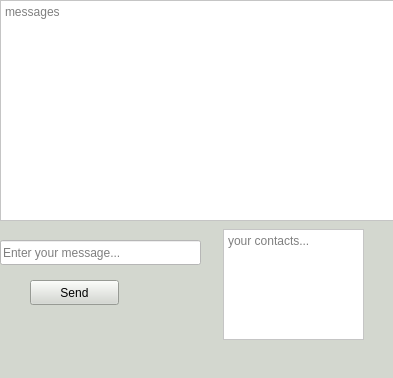
<?xml version="1.0" encoding="UTF-8"?>
<ui version="4.0">
 <class>MainWindow</class>
 <widget class="QMainWindow" name="MainWindow">
  <property name="geometry">
   <rect>
    <x>0</x>
    <y>0</y>
    <width>393</width>
    <height>378</height>
   </rect>
  </property>
  <property name="windowTitle">
   <string>MainWindow</string>
  </property>
  <property name="styleSheet">
   <string notr="true">background-color: rgb(211, 215, 207);</string>
  </property>
  <widget class="QWidget" name="centralwidget">
   <widget class="QPushButton" name="SendButton">
    <property name="geometry">
     <rect>
      <x>30</x>
      <y>280</y>
      <width>89</width>
      <height>25</height>
     </rect>
    </property>
    <property name="text">
     <string>Send</string>
    </property>
   </widget>
   <widget class="QPlainTextEdit" name="plainTextEdit">
    <property name="geometry">
     <rect>
      <x>0</x>
      <y>0</y>
      <width>401</width>
      <height>221</height>
     </rect>
    </property>
    <property name="styleSheet">
     <string notr="true">background-color: rgb(255, 255, 255);</string>
    </property>
    <property name="readOnly">
     <bool>true</bool>
    </property>
    <property name="placeholderText">
     <string>messages</string>
    </property>
   </widget>
   <widget class="QLineEdit" name="lineEdit">
    <property name="geometry">
     <rect>
      <x>0</x>
      <y>240</y>
      <width>201</width>
      <height>25</height>
     </rect>
    </property>
    <property name="styleSheet">
     <string notr="true">background-color: rgb(255, 255, 255);</string>
    </property>
    <property name="placeholderText">
     <string>Enter your message...</string>
    </property>
   </widget>
   <widget class="QPlainTextEdit" name="ContactsEdit">
    <property name="geometry">
     <rect>
      <x>223</x>
      <y>229</y>
      <width>141</width>
      <height>111</height>
     </rect>
    </property>
    <property name="styleSheet">
     <string notr="true">background-color: rgb(255, 255, 255);</string>
    </property>
    <property name="placeholderText">
     <string>your contacts...</string>
    </property>
   </widget>
  </widget>
  <widget class="QMenuBar" name="menubar">
   <property name="geometry">
    <rect>
     <x>0</x>
     <y>0</y>
     <width>393</width>
     <height>22</height>
    </rect>
   </property>
  </widget>
  <widget class="QStatusBar" name="statusbar"/>
 </widget>
 <resources/>
 <connections/>
</ui>
